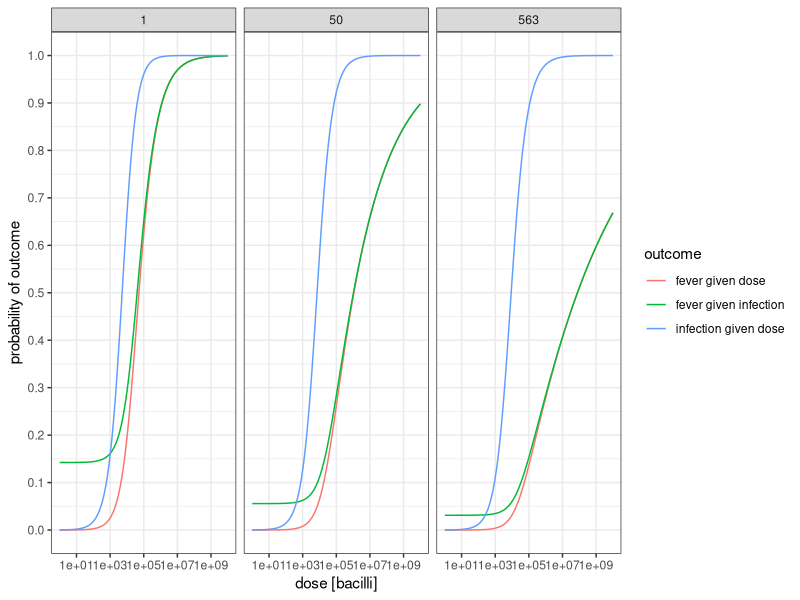
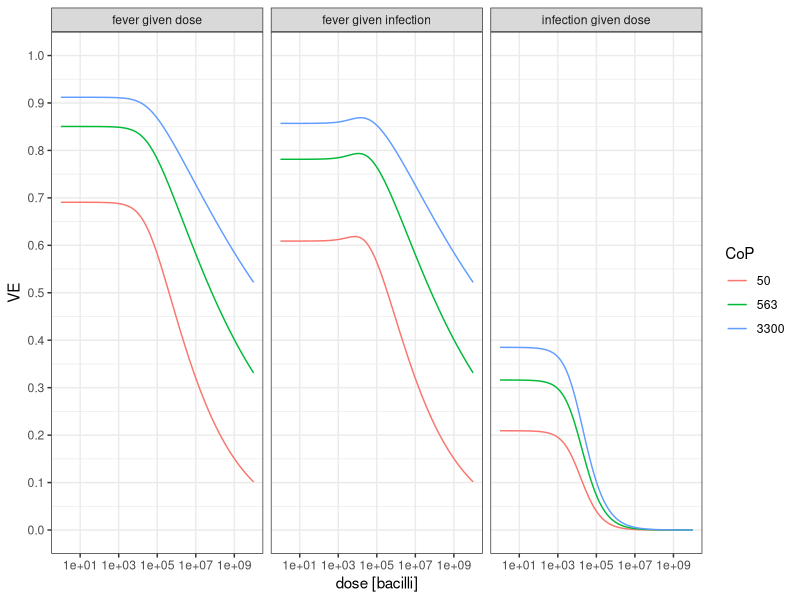
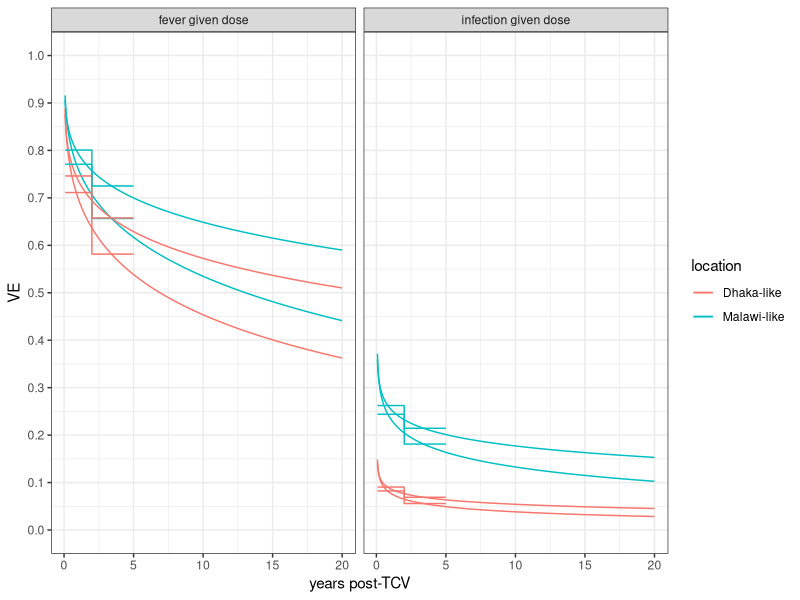
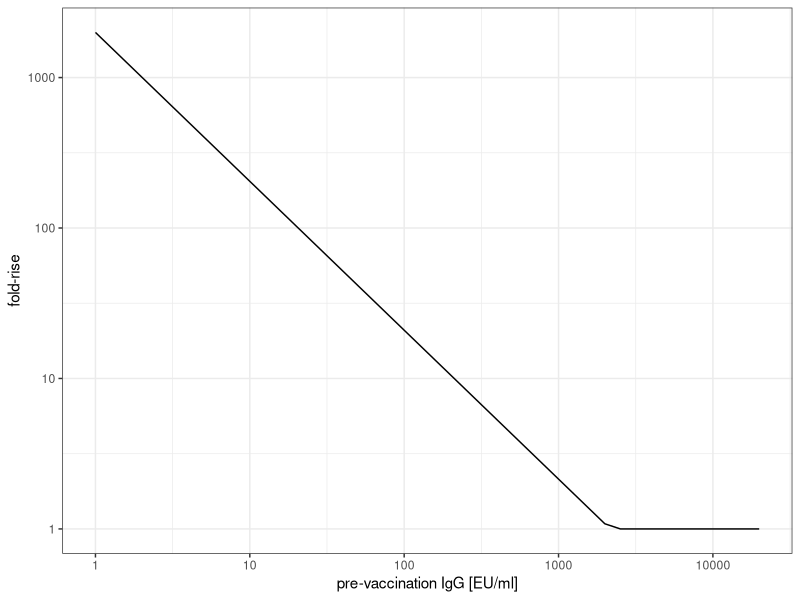
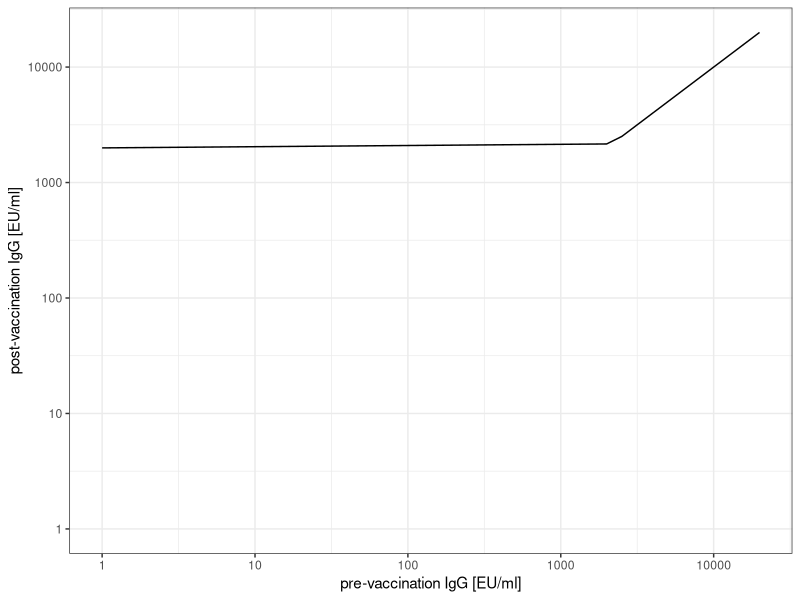
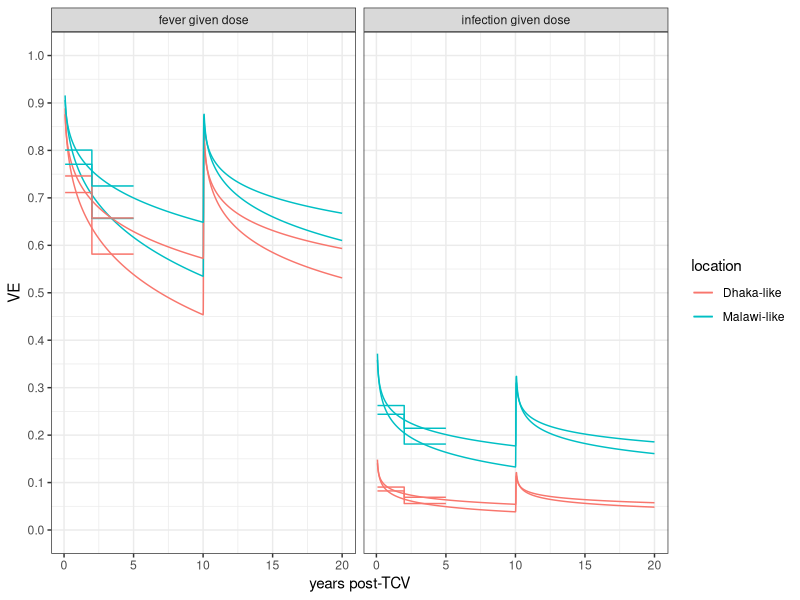

Write R code to recreate these figures, in order.
#' ---
#' title: "VE vs IgG and bacilli dose prototype"
#' output:
#'   md_document
#' knit: (function(input, ...) {
#'   out <- rmarkdown::render(input, output_dir = "./docs/blog/posts", ...)
#'   return(out)})
#' ---
#'
#' 
#' # VE vs IgG and bacilli dose prototype
#' 
#' This is a full run through of a vaccine efficacy vs anti-Vi IgG concentration and salmonella typhi dose model. 
#' 
#' **Why?** Show all the pieces and figure out where the challenges sit.
#' 
#' <!-- more -->
#' 
#' 

#+ echo=TRUE, message=FALSE, results = 'hide'
# set up the environment
library(tidyverse)

#' ## Define the model

#+ echo=TRUE, message=FALSE, results = 'hide'

# dose response functions for various outcomes

  ## set up a parameters data.frame that we will build up as we write the model

  # probability of fever given dose (quailes strain, skim milk) 
  # default used in Typhoidsim, from https://qmrawiki.canr.msu.edu/experiments/salmonella-typhi recommended model
  # param_df=data.frame(value=c(n50_fever_given_dose=1.11e6, 
  #                             alpha_fever_given_dose=0.175,  
  #                             gamma_fever_given_dose=0.2), # fuzzy guestimate from  https://pmc.ncbi.nlm.nih.gov/articles/PMC5720597/
  #                     component = 'p_fever_given_dose')  |>
  #   

  # I think there is some unknown background history of typhoid fever in the dose response challenge study cohorts
  # trying to make a crappy guess at what an equivalent mean titer might look like if inmates saw typhoid in childhood # https://www.cdc.gov/mmwr/preview/mmwrhtml/mm4840a1.htm

  # assume titer =50 because that's half of waned level after 5 years in Bangladesh teens...
  
  # rescale variable to remove immune confound
  gamma=0.3 
  # rescale alpha
  alpha_prime=50^gamma*0.175
  
  # rescale n50
  N50_prime=1.11e6*(2^(1/alpha_prime)-1)/(2^(1/0.175)-1)
  N50_prime
  
  # note that this rescaling actually gets the control of the Jin2017 study decently right if bicarbonate right before challenge is worth ~a factor of 10 in dose
  param_df=data.frame(value=c(n50_fever_given_dose=N50_prime, 
                              alpha_fever_given_dose=alpha_prime,  
                              gamma_fever_given_dose=gamma), # guesstimated
                      component = 'p_fever_given_dose')  |>
  
  # probability of infection given dose
  # not well measured, but relevant for transmission. 
  # guesstimated from table 2 of https://doi.org/10.1056/NEJM197009242831306  
  # and stool vax vs control https://pmc.ncbi.nlm.nih.gov/articles/PMC5720597/
    rbind(data.frame(value=c(n50_infection_given_dose=N50_prime/10, 
                             alpha_infection_given_dose=alpha_prime*2, 
                             gamma_infection_given_dose=gamma*0.2), 
                     component = 'p_infection_given_dose') )
    

p_outcome_given_dose = function(dose=1e4,  CoP=1, outcome = 'fever_given_dose', params=param_df){
  
  if(outcome == 'fever_given_dose'){
    
    p = 1 - (1+dose*(2^(1/params['alpha_fever_given_dose','value'])-1)/params['n50_fever_given_dose','value'])^(-params['alpha_fever_given_dose','value']/(CoP^params['gamma_fever_given_dose','value']))
    
  } else if (outcome == 'infection_given_dose'){
    
    p = 1 - (1+dose*(2^(1/params['alpha_infection_given_dose','value'])-1)/params['n50_infection_given_dose','value'])^(-params['alpha_infection_given_dose','value']/(CoP^params['gamma_infection_given_dose','value']))
    
  } else if (outcome == 'fever_given_infection'){
    
    p = (1 - (1+dose*(2^(1/params['alpha_fever_given_dose','value'])-1)/params['n50_fever_given_dose','value'])^(-params['alpha_fever_given_dose','value']/(CoP^params['gamma_fever_given_dose','value']))) /
      (1 - (1+dose*(2^(1/params['alpha_infection_given_dose','value'])-1)/params['n50_infection_given_dose','value'])^(-params['alpha_infection_given_dose','value']/(CoP^params['gamma_infection_given_dose','value'])))
    
  }

  return(p)
}

# please forgive this disgusting data structure! It just kinda... happened.
plot_dat = data.frame(dose = 10^seq(0,10,by=0.05),
                      CoP=1) |>
  mutate(p = p_outcome_given_dose(dose,CoP=CoP,outcome = 'fever_given_dose'),
         outcome = 'fever given dose') |>
  rbind(data.frame(dose = 10^seq(0,10,by=0.05),
                   CoP=1) |>
          mutate(p = p_outcome_given_dose(dose,CoP=CoP,outcome = 'infection_given_dose'),
                 outcome = 'infection given dose')) |>
  rbind(data.frame(dose = 10^seq(0,10,by=0.05),
                   CoP=1) |>
          mutate(p = p_outcome_given_dose(dose,CoP=CoP,outcome = 'fever_given_infection'),
                 outcome = 'fever given infection')) |>
  rbind(data.frame(dose = 10^seq(0,10,by=0.05),
                   CoP=50) |>
          mutate(p = p_outcome_given_dose(dose,CoP=CoP,outcome = 'fever_given_dose'),
                 outcome = 'fever given dose')) |>
  rbind(data.frame(dose = 10^seq(0,10,by=0.05),
                   CoP=50) |>
          mutate(p = p_outcome_given_dose(dose,CoP=CoP,outcome = 'infection_given_dose'),
                 outcome = 'infection given dose')) |>
  rbind(data.frame(dose = 10^seq(0,10,by=0.05),
                   CoP=50) |>
          mutate(p = p_outcome_given_dose(dose,CoP=CoP,outcome = 'fever_given_infection'),
                 outcome = 'fever given infection')) |> 
  rbind(data.frame(dose = 10^seq(0,10,by=0.05),
                   CoP=563) |>
          mutate(p = p_outcome_given_dose(dose,CoP=CoP,outcome = 'fever_given_dose'),
                 outcome = 'fever given dose')) |>
  rbind(data.frame(dose = 10^seq(0,10,by=0.05),
                   CoP=563) |>
          mutate(p = p_outcome_given_dose(dose,CoP=CoP,outcome = 'infection_given_dose'),
                 outcome = 'infection given dose')) |>
  rbind(data.frame(dose = 10^seq(0,10,by=0.05),
                   CoP=563) |>
          mutate(p = p_outcome_given_dose(dose,CoP=CoP,outcome = 'fever_given_infection'),
                 outcome = 'fever given infection')) |> 
  mutate(CoP=factor(CoP))

ggplot(plot_dat ) +
  geom_line(aes(x=dose,y=p,group=outcome,color=outcome)) +
  facet_wrap('CoP') +
  theme_bw() +
  scale_x_continuous(trans='log10', breaks=10^seq(1,10,by=2),minor_breaks = NULL) +
  scale_y_continuous(limits=c(0,1),breaks=seq(0,1,by=0.1)) +
  ylab('probability of outcome') +
  xlab('dose [bacilli]')


# incubation period vs dose
# this is limited data on this, but it's a thing https://doi.org/10.1056/NEJM197009242831306
incubation_period_distribution_vs_dose = function(median,log_sd,params=param_df){
  # TO DO
}

#' ## Vaccine efficacy
#' 
#+ echo=TRUE, message=FALSE, results = 'hide'
vaccine_efficacy = function(dose=1e4,  CoP=1, outcome = 'fever_given_dose', params=param_df, CoP_control=1){
  
  VE = 1 - p_outcome_given_dose(dose,CoP=CoP,outcome = outcome)/p_outcome_given_dose(dose,CoP=CoP_control,outcome = outcome)
  return(VE)
}

# please forgive this disgusting data structure! It just kinda... happened.
plot_dat = data.frame(dose = 10^seq(0,10,by=0.05),
                      CoP=50) |>
  mutate(ve = vaccine_efficacy(dose,CoP,outcome = 'fever_given_dose'),
         outcome = 'fever given dose') |>
  rbind(data.frame(dose = 10^seq(0,10,by=0.05),
                   CoP=563) |>
          mutate(ve = vaccine_efficacy(dose,CoP,outcome = 'fever_given_dose'),
                 outcome = 'fever given dose')) |>
  rbind(data.frame(dose = 10^seq(0,10,by=0.05),
                   CoP=3300) |>
          mutate(ve = vaccine_efficacy(dose,CoP,outcome = 'fever_given_dose'),
                 outcome = 'fever given dose')) |> 
  rbind(data.frame(dose = 10^seq(0,10,by=0.05),
             CoP=50) |>
          mutate(ve = vaccine_efficacy(dose,CoP,outcome = 'infection_given_dose'),
                 outcome = 'infection given dose')) |>
  rbind(data.frame(dose = 10^seq(0,10,by=0.05),
                   CoP=563) |>
          mutate(ve = vaccine_efficacy(dose,CoP,outcome = 'infection_given_dose'),
                 outcome = 'infection given dose')) |>
  rbind(data.frame(dose = 10^seq(0,10,by=0.05),
                   CoP=3300) |>
          mutate(ve = vaccine_efficacy(dose,CoP,outcome = 'infection_given_dose'),
                 outcome = 'infection given dose')) |>
  rbind(data.frame(dose = 10^seq(0,10,by=0.05),
                   CoP=50) |>
          mutate(ve = vaccine_efficacy(dose,CoP,outcome = 'fever_given_infection'),
                 outcome = 'fever given infection')) |>
  rbind(data.frame(dose = 10^seq(0,10,by=0.05),
                   CoP=563) |>
          mutate(ve = vaccine_efficacy(dose,CoP,outcome = 'fever_given_infection'),
                 outcome = 'fever given infection')) |>
  rbind(data.frame(dose = 10^seq(0,10,by=0.05),
                   CoP=3300) |>
          mutate(ve = vaccine_efficacy(dose,CoP,outcome = 'fever_given_infection'),
                 outcome = 'fever given infection')) |>
  mutate(CoP=factor(CoP))

ggplot(plot_dat) +
  geom_line(aes(x=dose,y=ve,group=CoP,color=CoP)) +
  facet_grid('~outcome') +
  theme_bw() +
  scale_x_continuous(trans='log10', breaks=10^seq(1,10,by=2),minor_breaks = NULL) +
  scale_y_continuous(limits=c(0,1),breaks=seq(0,1,by=0.1)) +
  ylab('VE') +
  xlab('dose [bacilli]')

#' This kinda looks like it works!

#' # Waning model!
#' 

# time series function for waning
# units in days
t_peak=21
t = seq(0,1e3,by=1)

param_df = param_df |>
  rbind(data.frame(value=c(T_decay=9.6,k=1.04,
                           beta_C_max_age_mean=-0.055, beta_T_decay_age_mean=0.056, beta_k_age_mean=-0.037,
                           C_min=1,T_rise=1.5,t_start=3,t_peak=28), 
                   component = 'anti_Vi_IgG_elisa') )

titer_vs_time = function(t,C_max, age_years,params=param_df,C_pre=1){
  
  Cma=C_max*exp(params['beta_C_max_age_mean','value'] * age_years)
  Tda = params['T_decay','value'] *exp(params['beta_T_decay_age_mean','value']  * age_years)
  ka = params['k','value']*exp(params['beta_k_age_mean','value']  * age_years)

  # power law decay
  titer = params['C_min','value']  + (Cma-params['C_min','value'])*(1+(t-params['t_peak','value'] )/(ka*Tda))^(-ka)
  
  # simple logistic interpolator rise (this is just for continuity/realism. plays no role in the model)
  titer[t<params['t_peak','value'] ] =
    C_pre + (Cma-C_pre)*
    (1/(1+exp(-(t[t<params['t_peak','value'] ]-params['t_start','value'] *5)/params['T_rise','value'])) - 1/(1+exp(-(0-params['t_start','value']*5)/params['T_rise','value'])))/
    (1/(1+exp(-(params['t_peak','value'] -params['t_start','value']*5)/params['T_rise','value'])) - 1/(1+exp(-(0-params['t_start','value']*5)/params['T_rise','value'])))
  
  return(titer)
}

plot_dat = data.frame(t=seq(28,20*365,by=1),
                      dose = 1e3,
                      age_years=8,
                      location='Malawi-like',
                      vaccine='Typbar-TCV') |>
  mutate(CoP=titer_vs_time(t=t,C_max=4307,age_years=age_years)) |>
  mutate(ve = vaccine_efficacy(dose,CoP,outcome = 'fever_given_dose'),
         outcome = 'fever given dose') |>
  rbind(data.frame(t=seq(28,20*365,by=1),
                   dose = 1e3,
                   age_years=1.4,
                   location='Malawi-like',
                   vaccine='Typbar-TCV') |>
          mutate(CoP=titer_vs_time(t=t,C_max=4307,age_years=age_years)) |>
          mutate(ve = vaccine_efficacy(dose,CoP,outcome = 'fever_given_dose'),
                 outcome = 'fever given dose')) |>
  rbind(data.frame(t=seq(28,20*365,by=1),
                   dose = 5e4,
                   age_years=8,
                   location='Dhaka-like',
                   vaccine='Typbar-TCV') |>
          mutate(CoP=titer_vs_time(t=t,C_max=4307,age_years=age_years)) |>
          mutate(ve = vaccine_efficacy(dose,CoP,outcome = 'fever_given_dose'),
                 outcome = 'fever given dose')) |>
  rbind(data.frame(t=seq(28,20*365,by=1),
                   dose = 5e4,
                   age_years=1.4,
                   location='Dhaka-like',
                   vaccine='Typbar-TCV') |>
          mutate(CoP=titer_vs_time(t=t,C_max=4307,age_years=age_years)) |>
          mutate(ve = vaccine_efficacy(dose,CoP,outcome = 'fever_given_dose'),
                 outcome = 'fever given dose')) |>
  rbind(data.frame(t=seq(28,20*365,by=1),
                     dose = 1e3,
                     age_years=8,
                     location='Malawi-like',
                     vaccine='Typbar-TCV') |>
          mutate(CoP=titer_vs_time(t=t,C_max=4307,age_years=age_years)) |>
          mutate(ve = vaccine_efficacy(dose,CoP,outcome = 'infection_given_dose'),
                 outcome = 'infection given dose')) |>
  rbind(data.frame(t=seq(28,20*365,by=1),
                   dose = 1e3,
                   age_years=1.4,
                   location='Malawi-like',
                   vaccine='Typbar-TCV') |>
          mutate(CoP=titer_vs_time(t=t,C_max=4307,age_years=age_years)) |>
          mutate(ve = vaccine_efficacy(dose,CoP,outcome = 'infection_given_dose'),
                 outcome = 'infection given dose')) |>
  rbind(data.frame(t=seq(28,20*365,by=1),
                   dose = 5e4,
                   age_years=8,
                   location='Dhaka-like',
                   vaccine='Typbar-TCV') |>
          mutate(CoP=titer_vs_time(t=t,C_max=4307,age_years=age_years)) |>
          mutate(ve = vaccine_efficacy(dose,CoP,outcome = 'infection_given_dose'),
                 outcome = 'infection given dose')) |>
  rbind(data.frame(t=seq(28,20*365,by=1),
                   dose = 5e4,
                   age_years=1.4,
                   location='Dhaka-like',
                   vaccine='Typbar-TCV') |>
          mutate(CoP=titer_vs_time(t=t,C_max=4307,age_years=age_years)) |>
          mutate(ve = vaccine_efficacy(dose,CoP,outcome = 'infection_given_dose'),
                 outcome = 'infection given dose')) |>
  mutate(year=t/365) |>
  mutate(year_groups = if_else(year<=2,'0-2',if_else(year<=5,'3-5','>5'))) |>
  group_by(year_groups,outcome,location,age_years,vaccine) |>
  mutate(mean=if_else(year<=5,mean(ve),NA)) |>
  ungroup()

ggplot(plot_dat) +
  geom_line(aes(x=year,y=ve,group=interaction(location,age_years,vaccine),color=location)) +
  geom_line(aes(x=year,y=mean,group=interaction(location,age_years,vaccine),color=location)) + 
  facet_grid('~outcome') +
  theme_bw() +
  scale_y_continuous(limits=c(0,1),breaks=seq(0,1,by=0.1)) +
  ylab('VE') +
  xlab('years post-TCV')



#' Boosting model
#' 
#' Parameters taken from boosting section of titer_model_fit_scratch.R
#' 
fold_rise_model = function(CoP_pre,mu_0=3.3,CoP_max=2160, CoP_min=1){
  fold_rise = pmax(1,10^(mu_0*(1-(log10(CoP_pre)-log10(CoP_min))/(log10(CoP_max)-log10(CoP_min)))))
  return(fold_rise)
}

boost_dat = data.frame(pre_vax_elisa = 10^seq(0,4.3,by=0.1)) |>
  mutate(fold_rise = fold_rise_model(CoP_pre = pre_vax_elisa)) |>
  mutate(post_vax_elisa = fold_rise*pre_vax_elisa)
ggplot(boost_dat) +
  geom_line(aes(x=pre_vax_elisa,y=fold_rise)) +
  theme_bw() +
  scale_y_continuous(trans='log10') +
  scale_x_continuous(trans='log10') +
  xlab('pre-vaccination IgG [EU/ml]') + ylab('fold-rise')

ggplot(boost_dat) +
  geom_line(aes(x=pre_vax_elisa,y=post_vax_elisa)) +
  theme_bw() +
  scale_y_continuous(trans='log10',limits=c(1,10^4.3)) +
  scale_x_continuous(trans='log10') +
  xlab('pre-vaccination IgG [EU/ml]') +
  ylab('post-vaccination IgG [EU/ml]') 

#' What we see is the little bit of data on boosting are consistent with, for Typbar-TCV (and Vi-rEPA, another conjugate vaccine),
#' is that the immunogenicity appears to be maxed out such that titers cannot reliably get (much) higher than achieved by first vaccination.
#' Boosting thus restores Vi titers, but doesn't seem to be able to significantly raise them beyond what one dose achieves.
#' This is in contrast with the less immunogenic Vi-polysaccharide vaccine, where boosting may lead to increases in peak titers since the first dose 
#' doesn't max titer out...
#' 
#' Also, we almost certainly need to think about age. Some of the odd behavior may be not including age properly...

# let's add a boost to the waning model above
# boost at 10 years
boost_year = 10

plot_dat = data.frame(t=seq(28,20*365,by=1),
                      dose = 1e3,
                      age_years=8,
                      location='Malawi-like',
                      vaccine='Typbar-TCV') |>
  mutate(CoP=titer_vs_time(t=t,C_max=4307,age_years=age_years)) |>
  mutate(ve = vaccine_efficacy(dose,CoP,outcome = 'fever_given_dose'),
         outcome = 'fever given dose') |>
  rbind(data.frame(t=seq(28,20*365,by=1),
                   dose = 1e3,
                   age_years=1.4,
                   location='Malawi-like',
                   vaccine='Typbar-TCV') |>
          mutate(CoP=titer_vs_time(t=t,C_max=4307,age_years=age_years)) |>
          mutate(ve = vaccine_efficacy(dose,CoP,outcome = 'fever_given_dose'),
                 outcome = 'fever given dose')) |>
  rbind(data.frame(t=seq(28,20*365,by=1),
                   dose = 5e4,
                   age_years=8,
                   location='Dhaka-like',
                   vaccine='Typbar-TCV') |>
          mutate(CoP=titer_vs_time(t=t,C_max=4307,age_years=age_years)) |>
          mutate(ve = vaccine_efficacy(dose,CoP,outcome = 'fever_given_dose'),
                 outcome = 'fever given dose')) |>
  rbind(data.frame(t=seq(28,20*365,by=1),
                   dose = 5e4,
                   age_years=1.4,
                   location='Dhaka-like',
                   vaccine='Typbar-TCV') |>
          mutate(CoP=titer_vs_time(t=t,C_max=4307,age_years=age_years)) |>
          mutate(ve = vaccine_efficacy(dose,CoP,outcome = 'fever_given_dose'),
                 outcome = 'fever given dose')) |>
  rbind(data.frame(t=seq(28,20*365,by=1),
                   dose = 1e3,
                   age_years=8,
                   location='Malawi-like',
                   vaccine='Typbar-TCV') |>
          mutate(CoP=titer_vs_time(t=t,C_max=4307,age_years=age_years)) |>
          mutate(ve = vaccine_efficacy(dose,CoP,outcome = 'infection_given_dose'),
                 outcome = 'infection given dose')) |>
  rbind(data.frame(t=seq(28,20*365,by=1),
                   dose = 1e3,
                   age_years=1.4,
                   location='Malawi-like',
                   vaccine='Typbar-TCV') |>
          mutate(CoP=titer_vs_time(t=t,C_max=4307,age_years=age_years)) |>
          mutate(ve = vaccine_efficacy(dose,CoP,outcome = 'infection_given_dose'),
                 outcome = 'infection given dose')) |>
  rbind(data.frame(t=seq(28,20*365,by=1),
                   dose = 5e4,
                   age_years=8,
                   location='Dhaka-like',
                   vaccine='Typbar-TCV') |>
          mutate(CoP=titer_vs_time(t=t,C_max=4307,age_years=age_years)) |>
          mutate(ve = vaccine_efficacy(dose,CoP,outcome = 'infection_given_dose'),
                 outcome = 'infection given dose')) |>
  rbind(data.frame(t=seq(28,20*365,by=1),
                   dose = 5e4,
                   age_years=1.4,
                   location='Dhaka-like',
                   vaccine='Typbar-TCV') |>
          mutate(CoP=titer_vs_time(t=t,C_max=4307,age_years=age_years)) |>
          mutate(ve = vaccine_efficacy(dose,CoP,outcome = 'infection_given_dose'),
                 outcome = 'infection given dose')) |>
  mutate(year=t/365) |>
  mutate(year_groups = if_else(year<=2,'0-2',if_else(year<=5,'3-5','>5'))) |>
  group_by(year_groups,outcome,location,age_years,vaccine) |>
  mutate(mean=if_else(year<=5,mean(ve),NA)) |>
  ungroup()

# I should've called it a day two hours ago but here we are
vaccines=unique(plot_dat$vaccine)
ages=unique(plot_dat$age_years)
locations=unique(plot_dat$location)
outcomes = unique(plot_dat$outcome)
for (k in 1:length(vaccines)){
  for (n in 1:length(ages)){
    for (m in 1:length(outcomes)){
      for (q in 1:length(locations)){
        idx = plot_dat$vaccine[k]==vaccines[k] & plot_dat$age_years==ages[n] & plot_dat$outcome==outcomes[m] & plot_dat$location==locations[q] & plot_dat$t >= boost_year*365
        plot_dat$CoP[idx] = titer_vs_time(t=plot_dat$t[idx]-boost_year*365,
                                          C_max=fold_rise_model(CoP_pre = plot_dat$CoP[idx & plot_dat$t==boost_year*365])*plot_dat$CoP[idx & plot_dat$t==boost_year*365],
                                          age_years=ages[n]+boost_year,
                                          C_pre=plot_dat$CoP[idx & plot_dat$t==boost_year*365])
      }
    }
  }
}

plot_dat = plot_dat |> group_by(location, outcome, age_years,vaccine) |>
  mutate(ve = vaccine_efficacy(dose=unique(dose),CoP=CoP,outcome=gsub(' ','_',unique(outcome))))

ggplot(plot_dat) +
  geom_line(aes(x=year,y=ve,group=interaction(location,age_years,vaccine),color=location)) +
  geom_line(aes(x=year,y=mean,group=interaction(location,age_years,vaccine),color=location)) + 
  facet_grid('~outcome') +
  theme_bw() +
  scale_y_continuous(limits=c(0,1),breaks=seq(0,1,by=0.1)) +
  ylab('VE') +
  xlab('years post-TCV')


# /* back matter for exporting as a blog post

# source('./docs/docs_helper_functions.R')
# render_blog_post(input_file = './scratch/empirical_bayes_random_effects_via_optimization.R',
#                  categories_list = c('Calibration','Self-study'),
#                  date_created = '2025-04-10')

# */